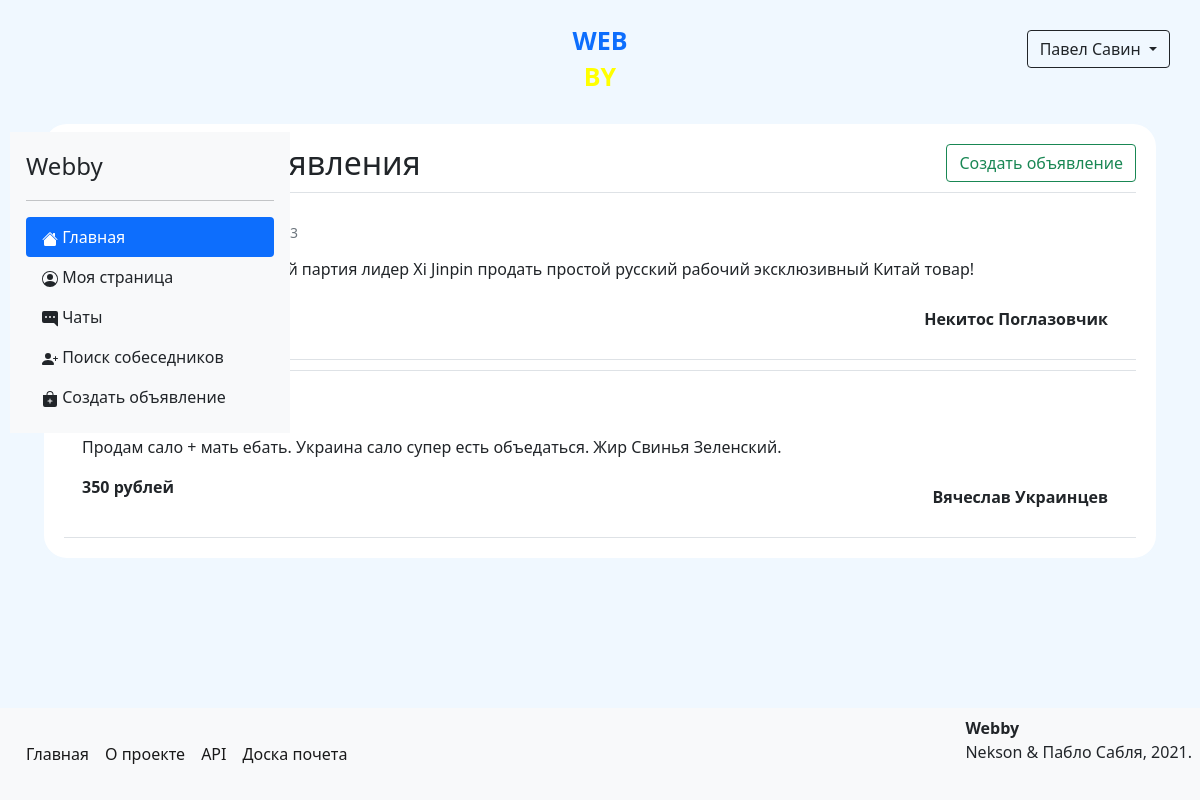
Screenshot of / (signed in) with the database file from the repository.
### data/models/user.py (models this page shows, shortened)
class User(SqlAlchemyBase, UserMixin, SerializerMixin):
    __tablename__ = 'users'
    serialize_rules = ('-advertisements',)
    id = Column(Integer, autoincrement=True, primary_key=True)
    name = Column(Unicode)
    surname = Column(Unicode)
    birthday = Column(DateTime)
    email = Column(String, unique=True)
    phone_number = Column(String, unique=True)
    hashed_password = Column(String)
    registration_time = Column(DateTime, default=datetime.now)
    rating = Column(Integer, default=0)
    rank_id = Column(Integer, ForeignKey('ranks.id'))
    admin = Column(Boolean, default=0)
    advertisements = relationship('Advertisement', back_populates='author')
    interests = relationship('Interest', secondary='users_to_interests', backref='users')
    rank = relationship('Rank')

### data/models/advertisements.py (models this page shows, shortened)
class Advertisement(SqlAlchemyBase, SerializerMixin):
    __tablename__ = 'advertisements'
    serialize_rules = ('-author.email', '-author.rating', '-author.hashed_password', '-author.registration_time',
                       '-author.admin', '-author.interests')
    id = Column(Integer, primary_key=True, autoincrement=True)
    title = Column(String)
    author_id = Column(Integer, ForeignKey('users.id'))
    created_at = Column(DateTime, default=datetime.now)
    price = Column(Integer)
    content_id = Column(Integer, ForeignKey('contents.id'))
    author = relationship('User', back_populates='advertisements')
    content = relationship('Content')
    interests = relationship('Interest', secondary='advertisements_to_interests', backref='advertisements')

### data/models/content.py (models this page shows)
class Content(SqlAlchemyBase, SerializerMixin):
    __tablename__ = 'contents'
    id = Column(Integer, autoincrement=True, primary_key=True)
    content = Column(Text)

### main.py (the view)
@app.route('/')
def index():
    if not current_user.is_authenticated:
        return redirect('/info')
    session = create_session()
    advertisements = session.query(Advertisement).all()[::-1][:6]
    return render_template('actual_ads.html', ads=advertisements)

### data/db_session.py (called while the page is built)
def create_session() -> Session:
    global __factory
    return __factory()

### main.py (called while the page is built)
@login_manager.user_loader
def load_user(user_id):
    session = create_session()
    return session.query(User).get(user_id)

### templates/actual_ads.html (shortened to what this page needs)
{% extends "base.html" %}
{% block content %}
    <form>
        <div class="clearfix">
            <h2 class="float-right d-inline">Недавние объявления</h2>
            <a href="/advertisements/create" class="btn btn-outline-success float-end">Создать объявление</a>
        </div>
        {% for ad in ads %}
            <div class="p-2 border-top border-bottom">
                <div class="clearfix">
                    <div>
                        <span>
                            <b class="fs-4">{{ ad.title }}</b>
                            <small class="text-secondary">#{{ ad.id }}</small>
                        </span>
                    </div>
                    <p>{{ ad.content.content }}</p>
                    <b>{{ ad.price }} рублей</b>
                    <div class="float-end">
                        <a href="/profile/{{ ad.author.id }}" class="text-reset"><b>{{ ad.author.name }} {{ ad.author.surname }}</b></a>
                    </div>
                </div>
            </div>
        {% endfor %}
    </form>
{% endblock %}

### templates/base.html (shortened to what this page needs)
<!DOCTYPE html>
<html lang="en">
<head>
    <link rel="stylesheet" href="/static/css/style.css">
    <link rel="stylesheet" href="https://cdn.jsdelivr.net/npm/bootstrap@5.0.0-beta1/dist/css/bootstrap.min.css"
>
</head>
<body>
<div class="header clearfix">
    {% if current_user.is_authenticated %}
        <div class="dropdown float-end">
            <button class="btn btn-outline-dark dropdown-toggle" type="button" id="dropdownMenuButton" data-toggle="dropdown" aria-haspopup="true" aria-expanded="false">
                {{ current_user.name }} {{ current_user.surname }}
            </button>
        </div>
    {% else %}
        <a class="btn btn-outline-dark float-end" href="/register">Зарегистрироваться</a>
        <a class="btn btn-outline-dark me-2 float-end" href="/login">Войти</a>
    {% endif %}
    <div class="logo">
        <a href="/">
            <p class="text-primary">WEB</p>
            <p class="yellow">BY</p>
        </a>
    </div>
</div>
{% if current_user.is_authenticated %}
        <div class="d-flex flex-column p-3 bg-light" style="width: 280px; position: fixed;">
            <span class="fs-4">Webby</span>
              <hr>
            <ul class="nav nav-pills flex-column mb-auto">
                <li class="nav-item">
                  <a href="/" class="nav-link active">
                      Главная
                  </a>
                </li>
                <li>
                  <a href="/profile/{{ current_user.id }}" class="nav-link link-dark">
                      Моя страница
                  </a>
                </li>
                <li>
                  <a href="/conversations" class="nav-link link-dark">
                    Чаты
                  </a>
                </li>
                  <li>
                      <a href="/search" class="nav-link link-dark">
                          Поиск собеседников
                      </a>
                  </li>
                <li>
                    <a href="/advertisements/create" class="nav-link link-dark">
                        Создать объявление
                    </a>
                </li>
              </ul>
        </div>
    {% endif %}
<main role="main" class="container clearfix" style="padding-bottom: 108px;">
    {% block content %}{% endblock %}
</main>
<footer class="clearfix p-2 bg-light fixed-bottom">
    <span class="fs-6 float-end"><b>Webby</b><br>Nekson & Пабло Сабля, 2021.</span>
    <nav class="navbar navbar-expand-lg navbar-light">
        <div class="collapse navbar-collapse" id="navbarSupportedContent">
          <ul class="navbar-nav me-auto mb-2 mb-lg-0">
            <li class="nav-item">
              <a class="nav-link active" href="/">Главная</a>
            </li>
            <li class="nav-item">
              <a class="nav-link active" href="/info">О проекте</a>
            </li>
            <li class="nav-item">
              <a class="nav-link active" href="/api">API</a>
            </li>
            <li class="nav-item">
                <a class="nav-link active" href="/top">Доска почета</a>
            </li>
          </ul>
        </div>
    </nav>
</footer>
</body>
</html>

### static/css/style.css (style rules this page uses)
body { background-color: aliceblue !important; }
.logo { text-align: center; margin-left: auto; margin-right: auto; margin-top: 10px; margin-bottom: 10px; max-width: 150px; font-size: 25px; font-weight: 700; line-height: 20px; }
a { text-decoration: none !important; }
.header { background-color: aliceblue; margin-bottom: 10px; padding: 10px; }
.yellow { color: yellow; }
div { margin: 10px; }
form { margin-left: auto; margin-right: auto; background-color: white; border: solid 2px aliceblue; border-radius: 25px; padding: 10px; }
footer { margin-top: 297px }

### rows the page displays
User: name "Павел", surname "Савин"
Advertisement: id "3", content.content "Удар! Представитель Китай партия лидер Xi Jinpin продать простой русский рабочий эксклюзивный Китай товар!", author.name "Некитос", author.surname "Поглазовчик"
Advertisement: content.content "Продам сало + мать ебать. Украина сало супер есть объедаться. Жир Свинья Зеленский.", price "350", author.name "Вячеслав", author.surname "Украинцев"
